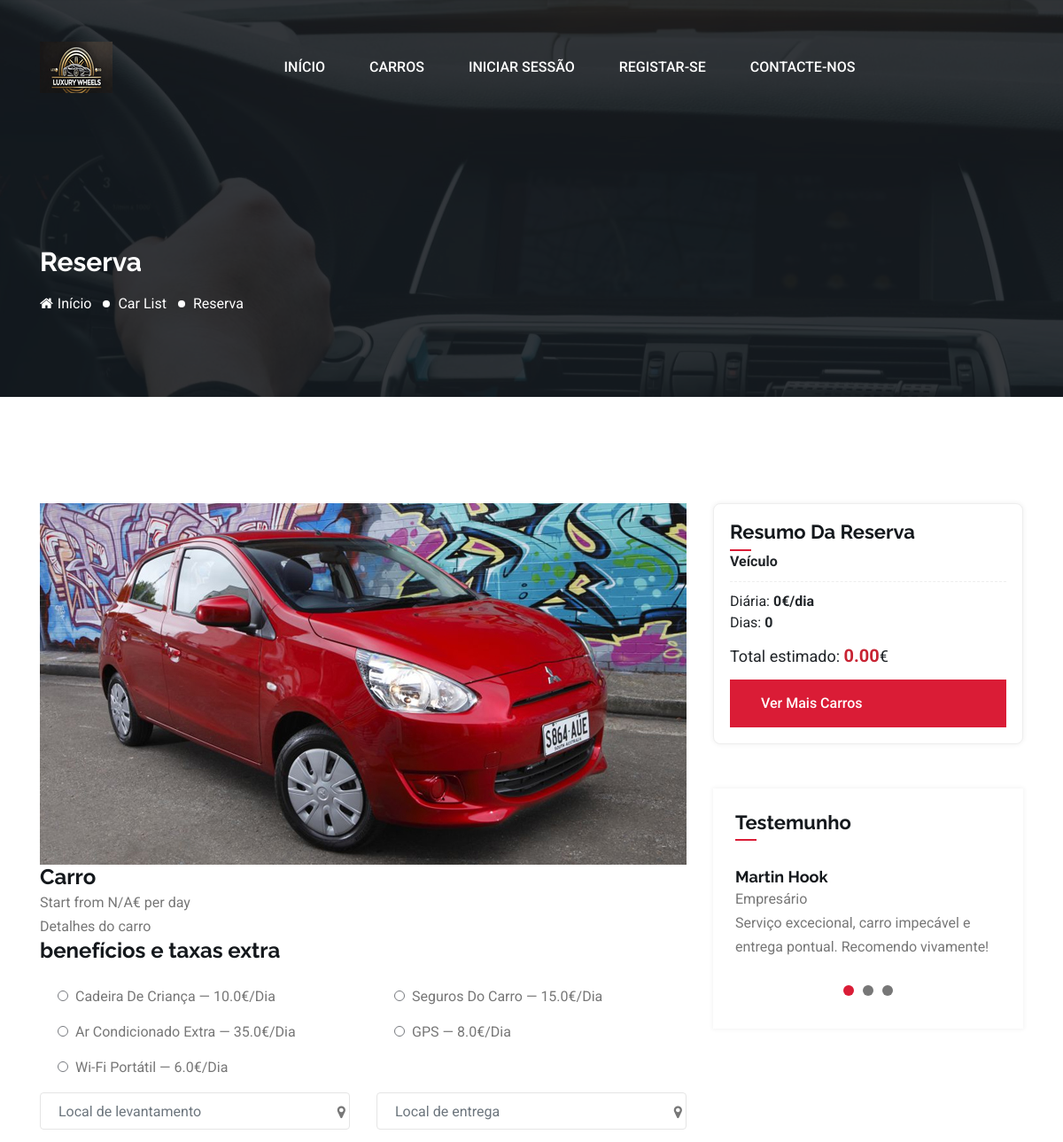
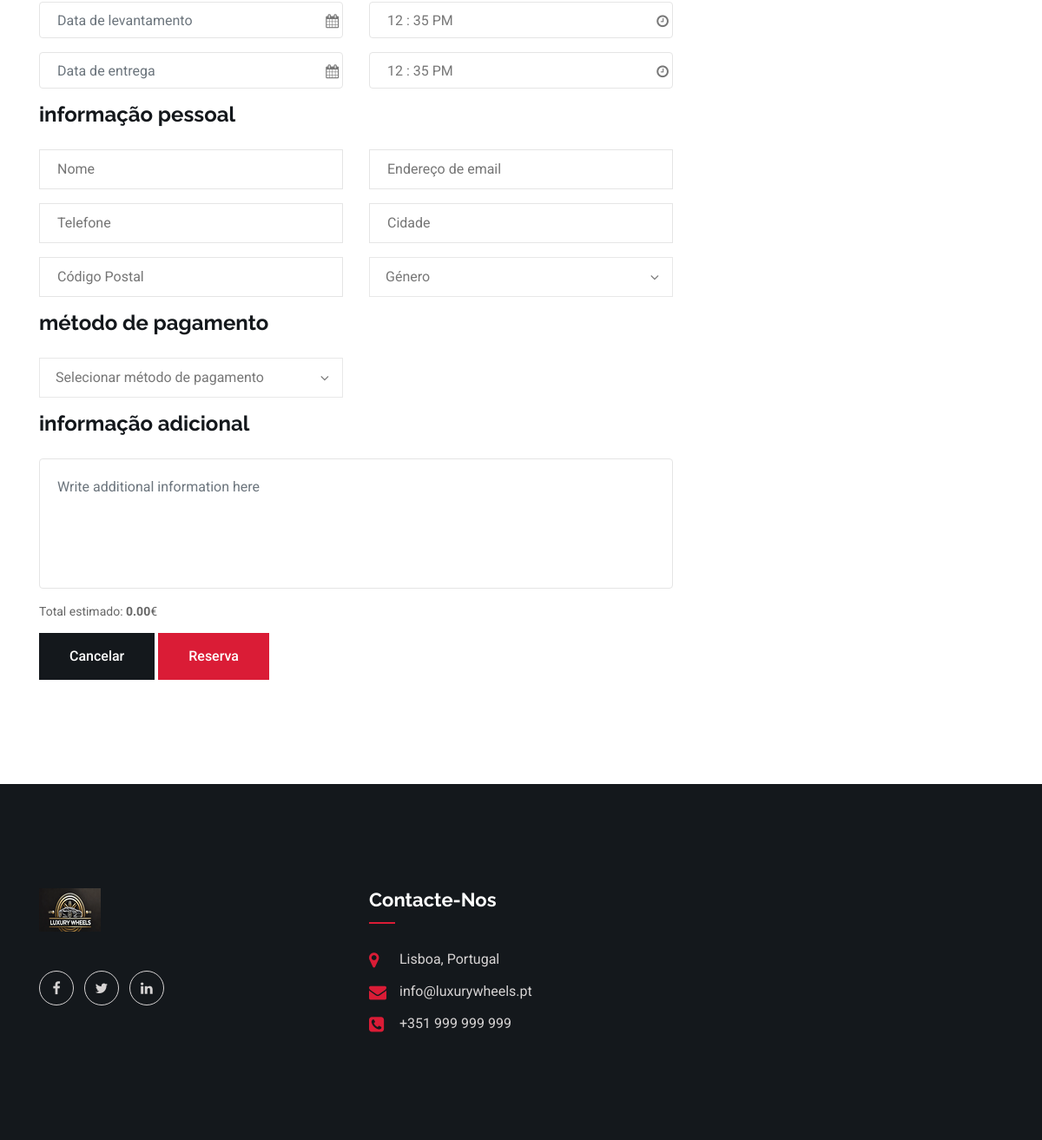
Screenshot of /reservation with the database file from the repository (2 pictures, top to bottom).
### models/Reservation_Extra.py (models this page shows)
class ReservationExtra(db.Model):
    __tablename__ = "Reservation_Extra"
    idExtra = db.Column(db.Integer, primary_key=True)
    name = db.Column(db.String, nullable=False)
    dailyPrice = db.Column(db.Float, nullable=False, default=0)
    isActive = db.Column(db.Integer, default=1)
    def to_dict(self):
        return {
            "id": self.idExtra,
            "name": self.name,
            "dailyPrice": self.dailyPrice,
        }

### models/Testimonial.py (models this page shows)
class Testimonial(db.Model):
    __tablename__ = "Testimonial"
    idTestimonial = db.Column(db.Integer, primary_key=True)
    name = db.Column(db.String, nullable=False)
    designation = db.Column(db.String)
    description = db.Column(db.String, nullable=False)
    imageUrl = db.Column(db.String)
    isActive = db.Column(db.Integer, default=1)
    def to_dict(self):
        return {
            "id": self.idTestimonial,
            "name": self.name,
            "designation": self.designation,
            "description": self.description,
            "imageUrl": self.imageUrl,
        }

### routes/reservations.py (the view)
@bp.route('/reservation', methods=['GET'])
def reservation():
    vehicle_id = request.args.get('vehicle_id')
    vehicle = Vehicle.query.get(vehicle_id) if vehicle_id else None
    payment_methods = [p.to_dict() for p in PaymentMethod.query.all()]
    extras = [e.to_dict() for e in ReservationExtra.query.filter_by(isActive=1).all()]
    vehicles = [v.to_dict() for v in Vehicle.query.filter_by(isActive=1).all()]
    testimonials = [t.to_dict() for t in Testimonial.query.filter_by(isActive=1).all()]
    return render_template('reservation.html', title='Reserva',
                           vehicle=vehicle,
                           payment_methods=payment_methods,
                           extras=extras,
                           vehicles=vehicles,
                           testimonials=testimonials)

### models/Payment_Method.py (called while the page is built)
    def to_dict(self):
        return {"id": self.idPaymentMethod, "methodName": self.methodName}

### models/Vehicle.py (called while the page is built, shortened)
    def is_available(self, start_date=None, end_date=None, exclude_reservation_id=None):
        today = date.today()
        if not self.isActive:
            return False
        if self.nextRevisionDate and self.nextRevisionDate < today:
            return False
        if self.lastLegalizationDate and self.lastLegalizationDate < today - timedelta(
            days=365
        ):
            return False
        if not (start_date and end_date):
            return True

### templates/reservation.html (shortened to what this page needs)
<!doctype html>
<html lang="en">
  <head>
    <link href="assets/css/fontawesome.min.css" rel="stylesheet" />
    <link href="assets/css/bootstrap.min.css" rel="stylesheet" />
    <link href="assets/css/lightcase.css" rel="stylesheet" />
    <link href="assets/css/animate.css" rel="stylesheet" />
    <link href="assets/css/nice-select.css" rel="stylesheet" />
    <link href="assets/css/datepicker.min.css" rel="stylesheet" />
    <link href="assets/css/wickedpicker.min.css" rel="stylesheet" />
    <link href="assets/css/jquery-ui.min.css" rel="stylesheet" />
    <link href="assets/css/owl.carousel.min.css" rel="stylesheet" />
    <link href="assets/css/main.css" rel="stylesheet" />
  </head>
  <body>
    {% include 'partials/navbar.html' %}
    <section class="inner-page-banner bg_img overlay-3" data-background="assets/images/inner-page-bg.jpg">
      <div class="container">
        <div class="row">
          <div class="col-md-12">
            <h2 class="page-title">reserva</h2>
            <ol class="page-list">
              <li>
                <a href="{{ url_for('home') }}"><i class="fa fa-home"></i>Início</a>
              </li>
              <li><a href="#0">car list</a></li>
              <li>reserva</li>
            </ol>
          </div>
        </div>
      </div>
    </section>
    <section class="reserva-section pt-120 pb-120">
      <div class="container">
        <div class="row">
          <div class="col-lg-8">
            <div class="reserva-details-area">
              <div class="thumb">
                <img alt="images" src="{{ url_for('static', filename='images/cars/' ~ (vehicle.imageUrl or 'b1.jpg')) }}" />
              </div>
              <div class="content">
                <div class="content-block">
                  <h3 class="car-name">{{ vehicle.model if vehicle else 'Carro' }}</h3>
                  <span class="price">Start from {{ vehicle.dailyRate if vehicle else 'N/A' }}€ per day</span>
                  <p>{{ vehicle_desc or 'Detalhes do carro' }}</p>
                </div>
                <form class="reserva-form" method="post" action="{{ url_for('reservations.reserve') }}" data-daily-rate="{{ vehicle.dailyRate if vehicle else 0 }}">
                  <div class="content-block">
                    <h3 class="title">benefícios e taxas extra</h3>
                    <div class="row">
                      {% for e in extras %}
                      <div class="col-lg-6">
                        <div class="form-group form-check">
                          <label class="form-check-label" for="extra_{{ e.id }}">
                            {{ e.name }}{% if e.dailyPrice > 0 %} — {{ e.dailyPrice }}€/dia{% endif %}
                          </label>
                        </div>
                      </div>
                      {% endfor %}
                    </div>
                  </div>
                  <div class="row">
                    <div class="form-group col-md-6">
                      <i class="fa fa-map-marker"></i>
                      <input class="form-control has-icon" name="startLocation" placeholder="Local de levantamento" type="text" />
                    </div>
                    <div class="form-group col-md-6">
                      <i class="fa fa-map-marker"></i>
                      <input class="form-control has-icon" name="endLocation" placeholder="Local de entrega" type="text" />
                    </div>
                    <div class="form-group col-md-6">
                      <i class="fa fa-calendar"></i>
                      <input class="form-control has-icon datepicker-here" data-language="en" name="startDate" id="startDate" placeholder="Data de levantamento" type="text" />
                    </div>
                    <div class="form-group col-md-6">
                      <i class="fa fa-clock-o"></i>
                      <input class="form-control has-icon timepicker" name="startTime" placeholder="Hora de levantamento" type="text" />
                    </div>
                    <div class="form-group col-md-6">
                      <i class="fa fa-calendar"></i>
                      <input class="form-control has-icon datepicker-here" data-language="en" name="endDate" id="endDate" placeholder="Data de entrega" type="text" />
                    </div>
                    <div class="form-group col-md-6">
                      <i class="fa fa-clock-o"></i>
                      <input class="form-control has-icon timepicker" name="endTime" placeholder="Hora de entrega" type="text" />
                    </div>
                  </div>
                  <div class="content-block">
                    <h3 class="title">informação pessoal</h3>
                    <div class="row">
                      <div class="col-lg-6 form-group">
                        <input name="name" placeholder="Nome" type="text" required />
                      </div>
                      <div class="col-lg-6 form-group">
                        <input name="email" placeholder="Endereço de email" type="email" required />
                      </div>
                      <div class="col-lg-6 form-group">
                        <input name="phone" placeholder="Telefone" type="tel" />
                      </div>
                      <div class="col-lg-6 form-group">
                        <input name="city" placeholder="Cidade" type="text" />
                      </div>
                      <div class="col-lg-6 form-group">
                        <input name="postal_code" placeholder="Código Postal" type="text" />
                      </div>
                      <div class="col-lg-6 form-group">
                      </div>
                    </div>
                  </div>
                  <div class="content-block">
                    <h3 class="title">método de pagamento</h3>
                    <div class="row">
                      <div class="col-lg-6 form-group">
                      </div>
                    </div>
                  </div>
                  <div class="content-block">
                    <h3 class="title">informação adicional</h3>
                    <div class="row">
                      <div class="col-lg-12 form-group">
                        <textarea name="notes" class="form-control" placeholder="Write additional information here"></textarea>
                      </div>
                      <div class="col-lg-12">
                        <div style="margin-bottom:14px;color:#666;font-size:14px;">Total estimado: <strong id="reservation-total_inline">0.00</strong>€</div>
                        <button class="cmn-btn bg-black" type="reset">Cancelar</button>
                        {% if vehicle and not vehicle.is_available() %}
                        <button class="cmn-btn" type="button" disabled>Indisponível</button>
                        <div class="text-danger mt-2">Veículo indisponível para as datas selecionadas.</div>
                        {% else %}
                        <button class="cmn-btn" type="submit">reserva</button>
                        {% endif %}
                      </div>
                    </div>
                  </div>
                </form>
              </div>
            </div>
          </div>
          <div class="col-lg-4">
            <aside class="sidebar">
              <div class="widget" style="border:1px solid #eee;padding:18px;border-radius:8px;">
                <h4 class="widget-title">Resumo da reserva</h4>
                <div style="display:flex;flex-direction:column;gap:10px;">
                  <div>
                    <strong>{{ vehicle.brand.name if vehicle and vehicle.brand else '' }} {{ vehicle.model if vehicle else 'Veículo' }}</strong>
                  </div>
                  <div style="border-top:1px dashed #eee;padding-top:10px;">
                    <div>Diária: <strong>{{ vehicle.dailyRate if vehicle else '0' }}€/dia</strong></div>
                    <div>Dias: <strong id="reservation-days">0</strong></div>
                    <div style="font-size:18px;margin-top:8px;">Total estimado: <span id="reservation-total" style="font-size:20px;font-weight:700;color:#c82333;">0.00</span>€</div>
                  </div>
                  <a class="cmn-btn" href="{{ url_for('vehicles.list_view') }}">Ver mais carros</a>
                </div>
              </div>
              <div class="widget widget-testemunho mt-20">
                <h4 class="widget-title">testemunho</h4>
                <div class="widget-body">
                  <div class="testimonial-slider owl-carousel">
                    {% for t in testimonials %}
                    <div class="testemunho-item">
                      <div class="testemunho-item--header">
                        <div class="content">
                          <h6 class="name">{{ t.name }}</h6>
                          <span class="designation">{{ t.designation }}</span>
                        </div>
                      </div>
                      <div class="testemunho-item--body">
                        <p>{{ t.description }}</p>
                      </div>
                    </div>
                    {% endfor %}
                  </div>
                </div>
              </div>
            </aside>
          </div>
        </div>
      </div>
    </section>
    {% include 'partials/footer.html' %}
  </body>
</html>

### rows the page displays
ReservationExtra: name "Cadeira De Criança", dailyPrice "10.0"
ReservationExtra: name "Seguros Do Carro", dailyPrice "15.0"
ReservationExtra: name "Ar Condicionado Extra", dailyPrice "35.0"
ReservationExtra: name "GPS", dailyPrice "8.0"
ReservationExtra: name "Wi-Fi Portátil", dailyPrice "6.0"
Testimonial: name "Martin Hook", designation "Empresário", description "Serviço excecional, carro impecável e entrega pontual. Recomendo vivamente!"

### other values shown
{{ vehicle.model if vehicle else 'Carro' }} "Carro"
{{ vehicle.dailyRate if vehicle else 'N/A' }} "N/A"
{{ vehicle_desc or 'Detalhes do carro' }} "Detalhes do carro"
{{ vehicle.model if vehicle else 'Veículo' }} "Veículo"
{{ vehicle.dailyRate if vehicle else '0' }} "0"
